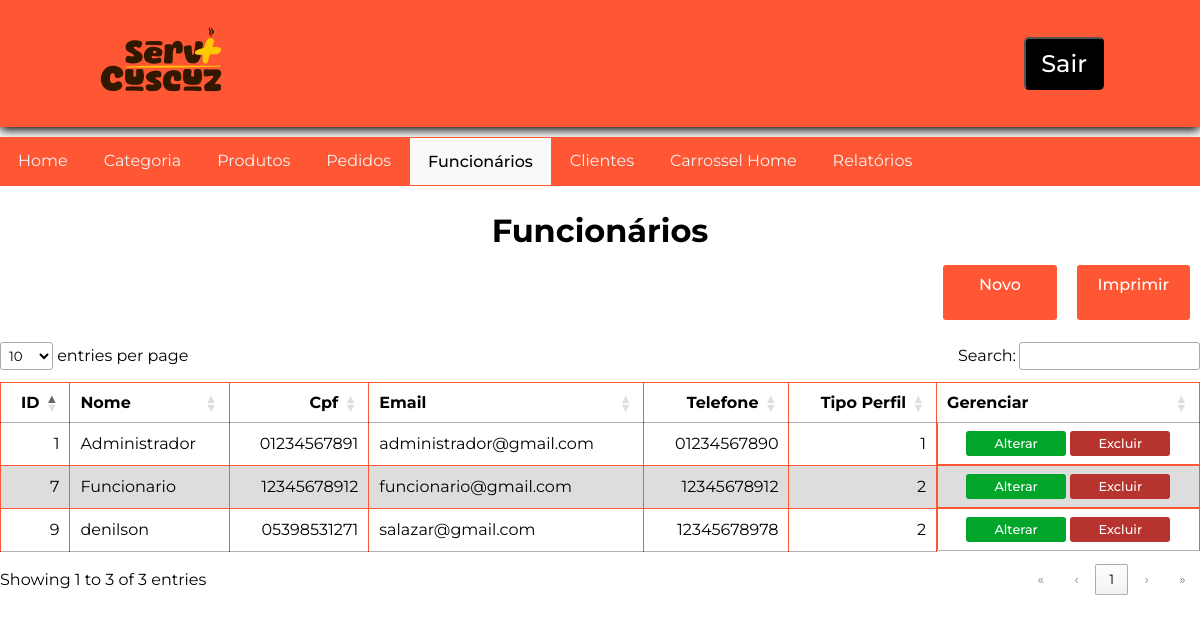
Before: /view/admin/listaFuncionarios.php (signed in) with the older database file.
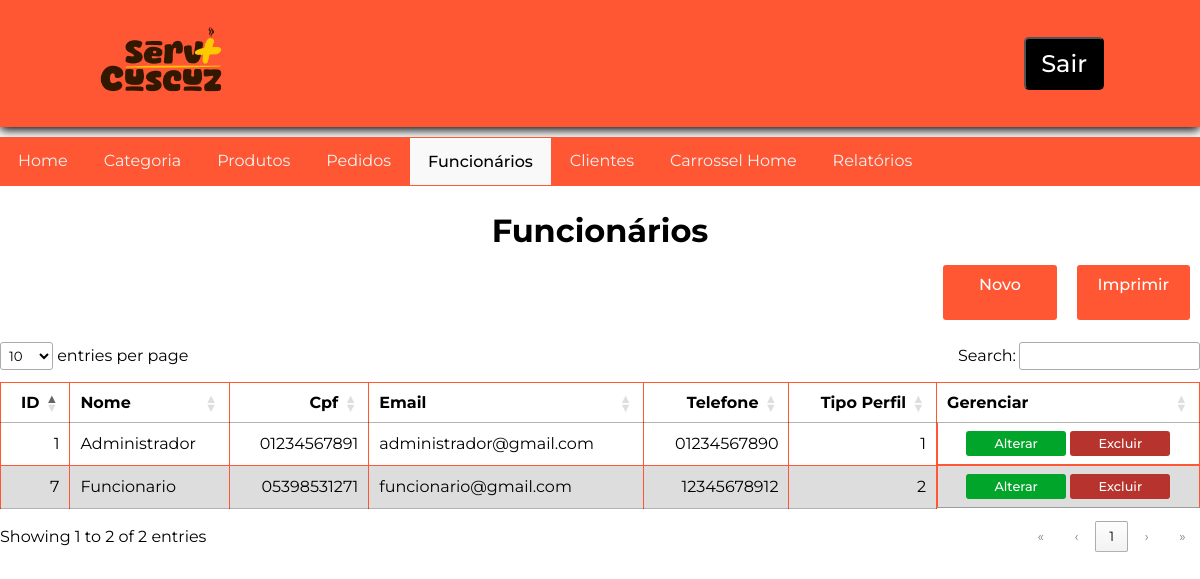
After: the same page with the newer database file.
### tables this page shows
CREATE TABLE `t_funcionario` (
  `id` int(11) NOT NULL,
  `nome` varchar(100) DEFAULT NULL,
  `cpf` char(14) DEFAULT NULL,
  `email` varchar(100) DEFAULT NULL,
  `telefone` char(20) DEFAULT NULL,
  `data_criacao` date DEFAULT NULL,
  `senha` varchar(255) DEFAULT NULL,
  `t_perfil_id` int(11) NOT NULL
);

### model/DAO/src/conexaobd.php (called while the page is built, shortened)
<?php
if (!class_exists('Conexao')) {
    class Conexao {
        private static $conexao;
        public static function getInstance(){
            if (!isset(self::$conexao)) {
                try {
                    $options = array(
                        PDO::ATTR_PERSISTENT => true,
                        PDO::MYSQL_ATTR_INIT_COMMAND => 'SET NAMES utf8mb4',
                        PDO::ATTR_ERRMODE => PDO::ERRMODE_EXCEPTION
                    );
                    self::$conexao = new PDO("mysql:host=localhost;dbname=Serv+Cuscuz", "root", "", $options);
                } catch (PDOException $exc) {
                    echo "Erro ao conectar ao banco: " . $exc->getMessage();
                }
            }
            return self::$conexao;
        }
    }
}

### controller/funcionario/readFuncionarioController.php (called while the page is built, shortened)
<?php
require_once __DIR__ . "../../../model/DAO/funcionarioDAO.php";
$funcionarioDAO = new FuncionarioDAO();
$funcionarios = $funcionarioDAO->listarFuncionarios();
require_once __DIR__ . "../../../view/admin/listaFuncionarios.php";

### model/DAO/funcionarioDAO.php (called while the page is built, shortened)
<?php
include "src/conexaobd.php";
class FuncionarioDAO {
    public $pdo = null;
    public function __construct() {
        $this->pdo = Conexao::getInstance();
    }
    public function listarFuncionarios() {
        try {
            $sql = "SELECT * FROM t_funcionario";
            $stmt = $this->pdo->prepare($sql);
            $stmt->execute();
            return $stmt->fetchAll(PDO::FETCH_ASSOC);
        } catch (PDOException $e) {
            echo "Erro: " . $e->getMessage();
            return [];
        }
    }
}

### view/admin/listaFuncionarios.php (the view, shortened to what the changed rows need)
<?php
require_once __DIR__ . "../../../controller/funcionario/readFuncionarioController.php";
?>
<!DOCTYPE html>
<html lang="pt-br">
<head>
    <link rel="stylesheet" href="../../assets/css/headerCadastro.css">
    <link rel="stylesheet" href="../../assets/css/painelControleAdmin.css">
    <link rel="stylesheet" href="../../assets/css/mensagens/mensagens.css">
    <link rel="stylesheet" href="../../assets/css/funcionario/dataTable.css">
</head>
<body>
    <div class="homeAdm">
        <main>
            <h1>Funcionários</h1>
            <section class="section__btnFuncionario">
                <a class="btnAdm" href="../../view/admin/cadastroFuncionarios.php">Novo</a>
                <a class="btnAdm" href="#" id="printBtn" target="_blank">Imprimir</a>
            </section>
            <section>
                <table id="myTable">
                    <thead>
                        <tr>
                            <th>ID</th>
                            <th>Nome</th>
                            <th>Cpf</th>
                            <th>Email</th>
                            <th>Telefone</th>
                            <th>Tipo Perfil</th>
                            <th class="gerenciarAdm">Gerenciar</th>
                        </tr>
                    </thead>
                    <tbody>
                    <?php if (isset($funcionarios) && is_array($funcionarios)): ?>
                        <?php foreach ($funcionarios as $funcionario): ?>
                        <tr>
                            <td>
                                <?php echo htmlspecialchars($funcionario['id']); ?>
                            </td>
                            <td>
                                <?php echo htmlspecialchars($funcionario['nome']); ?>
                            </td>
                            <td>
                                <?php echo htmlspecialchars($funcionario['cpf']); ?>
                            </td>
                            <td>
                                <?php echo htmlspecialchars($funcionario['email']); ?>
                            </td>
                            <td>
                                <?php echo htmlspecialchars($funcionario['telefone']); ?>
                            </td>
                            <td>
                                <?php echo htmlspecialchars($funcionario['t_perfil_id']); ?>
                            </td>
                            <td class="tdOperacao">
                                <div class="alterarExcluir">
                                <a class="btnalterar" href="../../controller/funcionario/editFuncionarioController.php?token=<?= base64_encode($funcionario['id']); ?>">Alterar</a>
                                <a class="btnexcluir" href="../../controller/funcionario/deleteFuncionarioController.php?id=<?= $funcionario['id']; ?>" onclick="return confirm('Deseja confirmar a operação?');">Excluir</a>
                                </div>
                            </td>
                        </tr>
                        <?php endforeach; ?>
                    <?php endif; ?>
                </table>
            </section>
        </main>
    </div>
</body>
</html>

Changed rows visible on the page:
removed t_funcionario: id "9", nome "denilson", cpf "05398531271", email "salazar@gmail.com", telefone "12345678978", t_perfil "2"
changed t_funcionario "Funcionario": cpf "12345678912" → "05398531271"
Other visible differences:
text written by a page script: "entries per page Search: Showing 1 to 3 of 3 entries « ‹ 1 › »" → "entries per page Search: Showing 1 to 2 of 2 entries « ‹ 1 › »"
